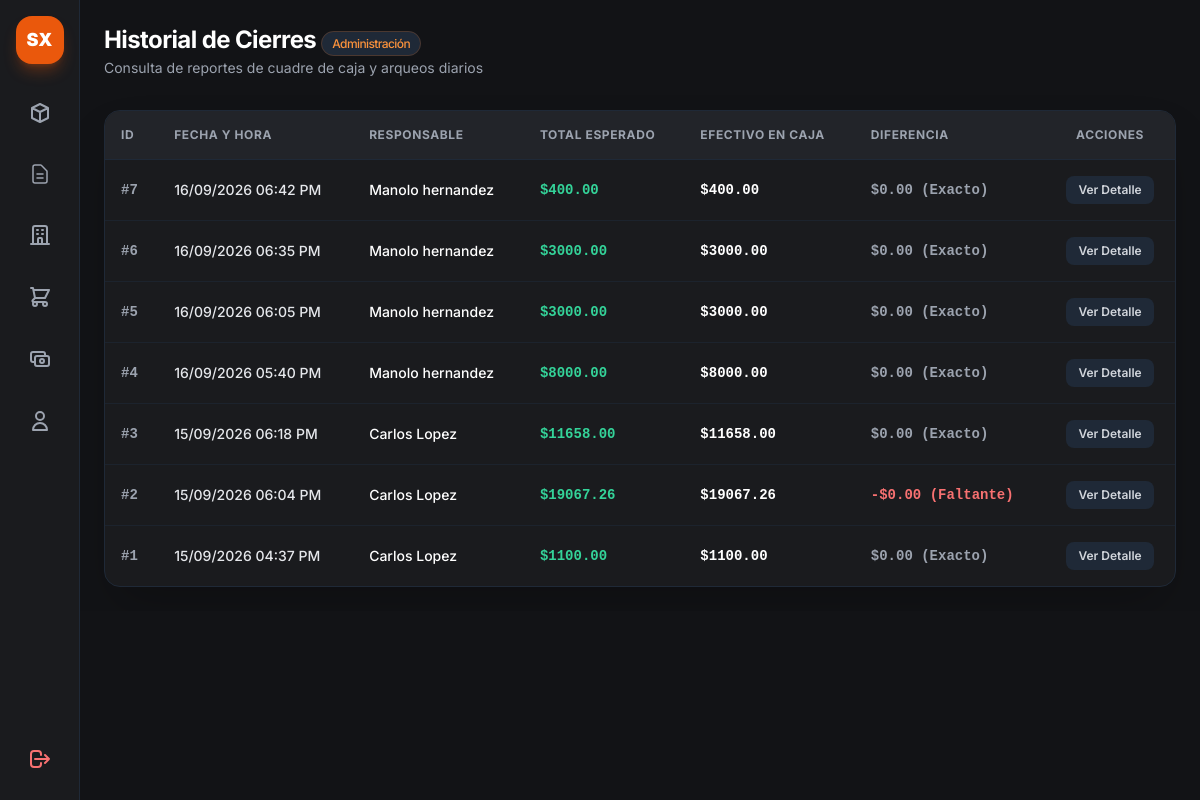
/admin/cierres (signed in), run on the app's committed database.
### app.py (models this page shows)
class CierreDia(db.Model):
    __tablename__ = 'cierres_dia'
    id = db.Column(db.Integer, primary_key=True)
    fecha = db.Column(db.DateTime, default=datetime.utcnow)
    usuario_id = db.Column(db.Integer, db.ForeignKey('usuarios.id'), nullable=True)
    usuario_nombre = db.Column(db.String(100), nullable=False)
    total_esperado = db.Column(db.Float, default=0.0)
    efectivo_caja = db.Column(db.Float, default=0.0)
    total_transferencias = db.Column(db.Float, default=0.0)
    total_deudas = db.Column(db.Float, default=0.0) # <--- Nuevo campo para el total de deudas
    diferencia = db.Column(db.Float, default=0.0)
    detalles = db.relationship('DetalleCierre', backref='cierre', lazy=True)
    deudas = db.relationship('DeudaCierre', backref='cierre', lazy=True) # <--- Relación con las deudas del cierre

### app.py (the view)
@app.route('/admin/cierres')
def vista_reporte_cierres():
    if 'user' not in session or session.get('rol') != 'admin':
        return redirect(url_for('login'))
    cierres = CierreDia.query.order_by(CierreDia.fecha.desc()).all()
    return render_template('admin_cierres.html', cierres=cierres)

### app.py (called while the page is built)
@app.context_processor
def inject_today():
    return {'hoy': date.today()}

### templates/admin_cierres.html (shortened to what this page needs)
{% extends "base.html" %}
{% block content %}
<main class="flex-1 flex flex-col min-w-0 overflow-y-auto">
    <header class="p-6 pb-2 flex flex-col sm:flex-row sm:items-center justify-between gap-4">
        <div>
            <h1 class="text-2xl font-bold text-white tracking-tight">Historial de Cierres <span
                    class="text-xs font-medium px-2.5 py-1 rounded-full bg-gray-800 text-orange-400 border border-orange-500/20">Administración</span></h1>
            <p class="text-sm text-gray-400 mt-0.5">Consulta de reportes de cuadre de caja y arqueos diarios</p>
        </div>
    </header>
    <section class="p-6 flex-1">
        <div class="bg-[#1a1b1e] border border-gray-800 rounded-2xl overflow-hidden shadow-2xl">
            <div class="overflow-x-auto">
                <table class="w-full text-left border-collapse">
                    <thead>
                        <tr class="border-b border-gray-800 text-xs font-semibold text-gray-400 uppercase tracking-wider bg-[#222429]">
                            <th class="p-4">ID</th>
                            <th class="p-4">Fecha y Hora</th>
                            <th class="p-4">Responsable</th>
                            <th class="p-4">Total Esperado</th>
                            <th class="p-4">Efectivo en Caja</th>
                            <th class="p-4">Diferencia</th>
                            <th class="p-4 text-center">Acciones</th>
                        </tr>
                    </thead>
                    <tbody class="divide-y divide-gray-800/60 text-sm">
                        {% for c in cierres %}
                        <tr class="hover:bg-gray-800/30 transition-colors">
                            <td class="p-4 font-mono font-bold text-gray-400">#{{ c.id }}</td>
                            <td class="p-4 text-gray-200 font-medium">{{ c.fecha.strftime('%d/%m/%Y %I:%M %p') }}</td>
                            <td class="p-4 text-white font-medium">{{ c.usuario_nombre }}</td>
                            <td class="p-4 text-emerald-400 font-mono font-bold">${{ "%.2f"|format(c.total_esperado) }}</td>
                            <td class="p-4 text-white font-mono font-bold">${{ "%.2f"|format(c.efectivo_caja) }}</td>
                            <td class="p-4 font-mono font-bold">
                                {% if c.diferencia < 0 %}
                                    <span class="text-red-400">-${{ "%.2f"|format(c.diferencia|abs) }} (Faltante)</span>
                                {% elif c.diferencia > 0 %}
                                    <span class="text-blue-400">+${{ "%.2f"|format(c.diferencia) }} (Sobrante)</span>
                                {% else %}
                                    <span class="text-gray-400">$0.00 (Exacto)</span>
                                {% endif %}
                            </td>
                            <td class="p-4 text-center">
                                <button onclick="verDetalleCierre({{ c.id }})"
                                    class="px-3 py-1.5 bg-gray-800 hover:bg-orange-500 text-gray-300 hover:text-white rounded-lg text-xs font-semibold transition">
                                    Ver Detalle
                                </button>
                            </td>
                        </tr>
                        {% else %}
                        <tr>
                            <td colspan="7" class="p-8 text-center text-gray-500">No hay cierres registrados.</td>
                        </tr>
                        {% endfor %}
                    </tbody>
                </table>
            </div>
        </div>
    </section>
</main>
{% endblock %}

### static/css/style.css (style rules this page uses)
body { font-family: 'Inter', sans-serif; }

### data on the page
CierreDia: id "7", fecha "16/09/2026 06:42 PM", usuario_nombre "Manolo hernandez", total_esperado "400.00", efectivo_caja "400.00", diferencia "$0.00 (Exacto)"
CierreDia: id "6", fecha "16/09/2026 06:35 PM", usuario_nombre "Manolo hernandez", total_esperado "3000.00", efectivo_caja "3000.00", diferencia "$0.00 (Exacto)"
CierreDia: id "5", fecha "16/09/2026 06:05 PM", usuario_nombre "Manolo hernandez", total_esperado "3000.00", efectivo_caja "3000.00", diferencia "$0.00 (Exacto)"
CierreDia: id "4", fecha "16/09/2026 05:40 PM", usuario_nombre "Manolo hernandez", total_esperado "8000.00", efectivo_caja "8000.00", diferencia "$0.00 (Exacto)"
CierreDia: id "3", fecha "15/09/2026 06:18 PM", usuario_nombre "Carlos Lopez", total_esperado "11658.00", efectivo_caja "11658.00", diferencia "$0.00 (Exacto)"
CierreDia: id "2", fecha "15/09/2026 06:04 PM", usuario_nombre "Carlos Lopez", total_esperado "19067.26", efectivo_caja "19067.26", diferencia|abs "0.00"
CierreDia: id "1", fecha "15/09/2026 04:37 PM", usuario_nombre "Carlos Lopez", total_esperado "1100.00", efectivo_caja "1100.00", diferencia "$0.00 (Exacto)"
